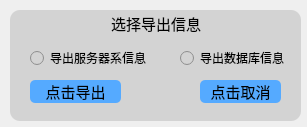
<?xml version="1.0" encoding="UTF-8"?>
<ui version="4.0">
 <class>FormExport</class>
 <widget class="QWidget" name="FormExport">
  <property name="geometry">
   <rect>
    <x>0</x>
    <y>0</y>
    <width>307</width>
    <height>127</height>
   </rect>
  </property>
  <property name="sizePolicy">
   <sizepolicy hsizetype="Fixed" vsizetype="Fixed">
    <horstretch>0</horstretch>
    <verstretch>0</verstretch>
   </sizepolicy>
  </property>
  <property name="maximumSize">
   <size>
    <width>399</width>
    <height>180</height>
   </size>
  </property>
  <property name="windowTitle">
   <string>导出</string>
  </property>
  <widget class="QGroupBox" name="groupBoxExport">
   <property name="geometry">
    <rect>
     <x>10</x>
     <y>10</y>
     <width>291</width>
     <height>111</height>
    </rect>
   </property>
   <property name="font">
    <font>
     <family>华文中宋</family>
     <pointsize>11</pointsize>
    </font>
   </property>
   <property name="styleSheet">
    <string notr="true">border-radius:10px;
background-color: lightgray;</string>
   </property>
   <property name="title">
    <string>选择导出信息</string>
   </property>
   <property name="alignment">
    <set>Qt::AlignCenter</set>
   </property>
   <widget class="QRadioButton" name="radioButtonSelectServer">
    <property name="geometry">
     <rect>
      <x>20</x>
      <y>40</y>
      <width>121</width>
      <height>16</height>
     </rect>
    </property>
    <property name="text">
     <string>导出服务器系信息</string>
    </property>
   </widget>
   <widget class="QRadioButton" name="radioButtonSelectDatabases">
    <property name="geometry">
     <rect>
      <x>170</x>
      <y>40</y>
      <width>111</width>
      <height>16</height>
     </rect>
    </property>
    <property name="text">
     <string>导出数据库信息</string>
    </property>
   </widget>
   <widget class="QPushButton" name="pushButtonExport">
    <property name="geometry">
     <rect>
      <x>20</x>
      <y>70</y>
      <width>91</width>
      <height>23</height>
     </rect>
    </property>
    <property name="font">
     <font>
      <family>微软雅黑</family>
      <pointsize>11</pointsize>
     </font>
    </property>
    <property name="styleSheet">
     <string notr="true">border-radius:5px;
background-color: rgb(85, 170, 255);
selection-background-color: rgb(255, 85, 0);
</string>
    </property>
    <property name="text">
     <string>点击导出</string>
    </property>
   </widget>
   <widget class="QPushButton" name="pushButtonCancel">
    <property name="geometry">
     <rect>
      <x>190</x>
      <y>70</y>
      <width>81</width>
      <height>23</height>
     </rect>
    </property>
    <property name="font">
     <font>
      <family>微软雅黑</family>
      <pointsize>11</pointsize>
     </font>
    </property>
    <property name="styleSheet">
     <string notr="true">border-radius:5px;
background-color: rgb(85, 170, 255);
selection-background-color: rgb(170, 0, 0);</string>
    </property>
    <property name="text">
     <string>点击取消</string>
    </property>
   </widget>
  </widget>
 </widget>
 <resources/>
 <connections/>
</ui>
